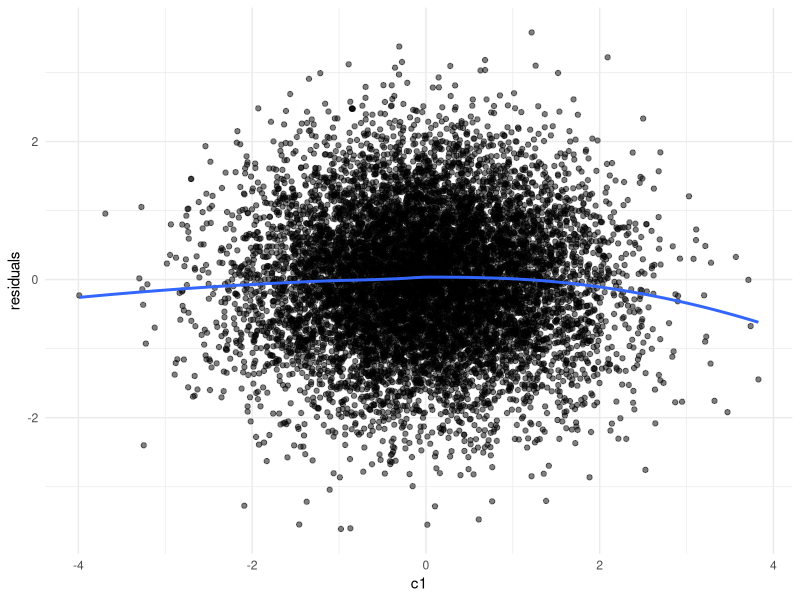

Reproduce this figure in R. (Note: this script raises an error after producing the figure.)
# reproducibility
set.seed(427) 

# load required libraries
library(mvtnorm)
library(psych)                                             # for descriptives
library(lavaan)                                            # for fitting CLPM
library(tidyverse)

### CLPM parameters ###
N <- 100000                                                # number of people
T <- 5                                                     # number of time points

ax <- 0.25                                                 # effect of X_(t-1) on X_t
ay <- 0.25                                                 # effect of Y_(t-1) on Y_t
bx <- 0.10                                                 # effect of Y_(t-1) on X_t
by <- 0.10                                                 # effect of X_(t-1) on Y_t
rho <- 0.30                                                # residual correlation of innovations
                                                          
# create the path matrix A from these effects
A <- matrix(c(ax, by, 
              bx, ay), 
            nrow = 2, byrow = TRUE)

### confounder parameters ###
k_lin <- 3                                                 # number of "linear" confounders (baseline C1..C3)

# baseline linear effects of confounders on X_t and Y_t
gamma_x_lin <- c(0.30, 0.20, 0.10)                         # effect of confounders on X_t
gamma_y_lin <- c(0.30, 0.20, 0.10)                         # effect of confounders on Y_t

# cutoff for plateau effect
thr <- 1                                                   # cutoff threshold for confounders (in SD units)

# effect of the "excess above the threshold" on X and Y
gamma_x_cut <- -gamma_x_lin                                # plateau for X above threshold
gamma_y_cut <- -gamma_y_lin                                # plateau for Y above threshold
# (set gamma_y_cut <- rep(0, k_lin) if only X should plateau)

# total number of confounder variables (C and cutoff versions)
k <- k_lin * 2                                            

# simulate exogenous linear confounders
Psi_base <- diag(rep(1, k_lin))                            
U_lin <- rmvnorm(N, 
                 mean  = rep(0, k_lin),                    
                 sigma = Psi_base)                         # C1..C3 ~ N(0,1), independent

colnames(U_lin) <- paste0("c", 1:k_lin)                    # C1, C2, C3

# cutoff confounders: H_j = max(C_j - thr, 0)
U_cut <- pmax(U_lin - thr, 0)                              # H1..H3
colnames(U_cut) <- paste0("c", 1:k_lin, "_cut")

# combine linear and cutoff confounders into one matrix U
U <- cbind(U_lin, U_cut)                                   # N x k, where k = 2 * k_lin

# empirical varcov matrix
Psi <- cov(U)                                              # covariance of (C, H)

# effect vectors including cutoff effects
# order: (C1, C2, C3, H1, H2, H3)
gamma_x <- c(gamma_x_lin, gamma_x_cut)
gamma_y <- c(gamma_y_lin, gamma_y_cut)

# baseline 2 x k effect matrix
B_single <- rbind(gamma_x, gamma_y)

### allow time-varying B via B_list ###

# If B_list exists (list length T with 2 x k matrices), use that.
# Otherwise, default to constant B across time.
if (!exists("B_list")) {
  B_list <- replicate(T, B_single, simplify = FALSE)
}

### varcov matrices ###

# want variance of each variable to be 1
S_target <- diag(2)

# variance contributed by confounders over time:
# S_U_t = B_t * Psi * B_t'
S_U_list <- lapply(B_list, function(Bt) Bt %*% Psi %*% t(Bt))
S_U  <- Reduce("+", S_U_list) / length(S_U_list)           # mean across time

# find covariance c between X and Y needed for target residual correlation rho
find_c <- function(A, S_U, rho) {

  f <- function(c) {

    # target stationary covariance of (X_t, Y_t)
    S_target_c <- matrix(c(1, c,
                           c, 1),
                         nrow = 2, byrow = TRUE)
    
    # dynamic part variance
    S_dyn_c <- S_target_c - S_U
    
    # innovation covariance matrix under stationarity
    Sigma_e_c <- S_dyn_c - t(A) %*% S_dyn_c %*% A
    
    # correlation of innovations
    v1 <- Sigma_e_c[1, 1]
    v2 <- Sigma_e_c[2, 2]
    cov12 <- Sigma_e_c[1, 2]
    corr_e <- cov12 / sqrt(v1 * v2)
    
    corr_e - rho
  }

  uniroot(f, interval = c(-0.99, 0.99))$root
}

# use the function to find the required covariance between X and Y
c_stat <- find_c(A, S_U, rho)

# stationary covariance of (X, Y)
S_target <- matrix(c(1, c_stat,
                     c_stat, 1),
                   nrow = 2, byrow = TRUE)

# variance by the dynamic process:
S_dyn <- S_target - S_U
S_dyn <- (S_dyn + t(S_dyn))/2                             # symmetrise

# check positive semidefinite
eS <- eigen(S_dyn)$values
eS[eS < 1e-10]

# innovation covariance matrix
Sigma_e <- S_dyn - t(A) %*% S_dyn %*% A
Sigma_e <- (Sigma_e + t(Sigma_e))/2

# For t = 1, Var([X1,Y1]) = S_U + Sigma_e1 = S_target
Sigma_e1 <- S_dyn
Sigma_e1 <- (Sigma_e1 + t(Sigma_e1))/2

# simulate dynamic process

# t = 1: no lag yet, so Ddyn = e1 with Sigma_e1
Ddyn <- rmvnorm(N,                            
  mean  = c(0,0),                              
  sigma = Sigma_e1)                            

# initialise df with N rows and 2*T + k columns. 2*T for X and Y, k for confounders
df <- matrix(NA, nrow = N, ncol = 2*T + k)
colnames(df) <- c(paste0("x", 1:T),
                  paste0("y", 1:T),
                  colnames(U))

# save the confounders (C1..C3 and H1..H3)
df[, (2*T + 1):(2*T + k)] <- U

# first wave: add direct confounder effects using B_list[[1]]
obs1 <- Ddyn + U %*% t(B_list[[1]])

df[, 1]    <- obs1[, 1] 
df[, 1+T ] <- obs1[, 2]

# remaining waves: time-varying B_list[[i]]
for(i in 2:T){ 

  # simulate the dynamic part
  Ddyn <- Ddyn %*% t(A) + rmvnorm(N, sigma = Sigma_e) 

  # add the direct confounder effects
  obs <- Ddyn + U %*% t(B_list[[i]]) 

  # move the data to the dataframe
  df[, i]    <- obs[, 1] 
  df[, i+T ] <- obs[, 2] 
}

df <- as.data.frame(df)

# checks
round(apply(df, 2, var), 3)
sigma <- cov(df)
round(sigma, 3)
describe(df)

# residual nonlinearity check
df_sample <- df[sample(1:nrow(df), 10000), ]
lm_fit    <- lm(x1 ~ c1, data = df_sample)
residuals <- lm_fit$residuals

ggplot(df_sample, aes(x = c1, y = residuals)) +
  geom_point(alpha = 0.5) +
  geom_smooth(method = "loess", se = FALSE) +
  theme_minimal()

# cache data if desired
write.csv(df, file = "Thesis/Code/Data/Data_Sim_plateau_Blist_Pop.csv", row.names = FALSE)
